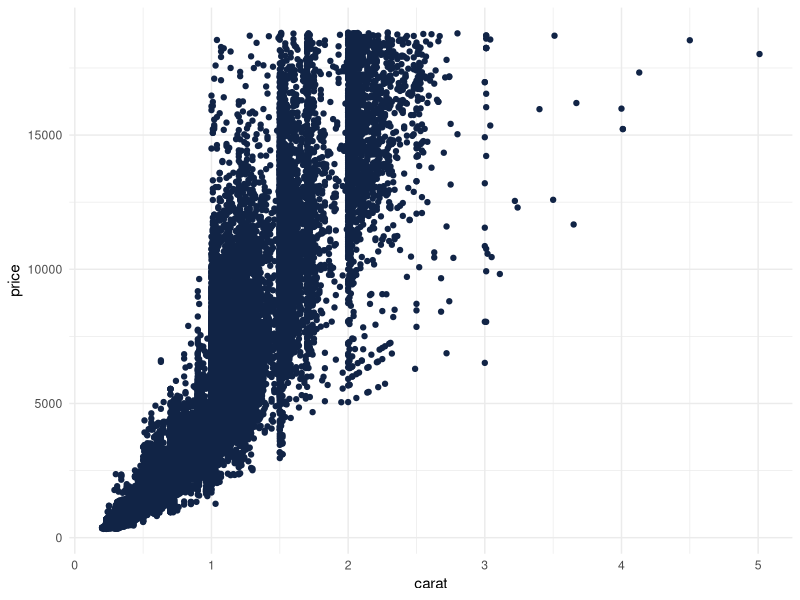
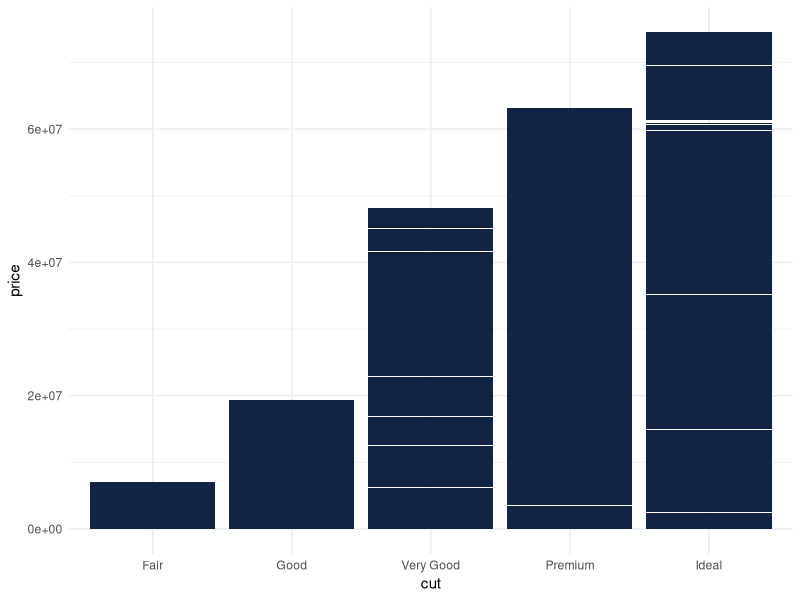
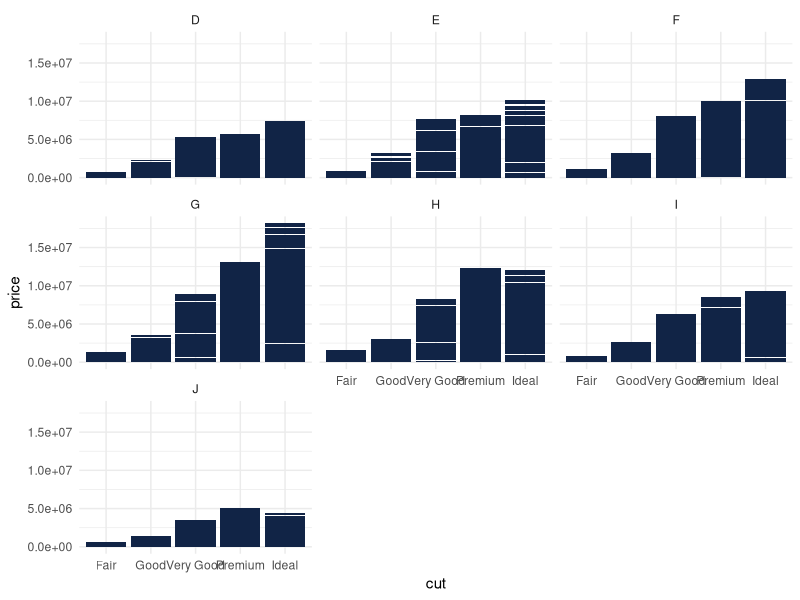

Source code (R) for these figures, in order: (Note: this script raises an error after producing the figures.)
## ---- chunk 1
library(tidyverse)
diamondsdata = as_tibble(diamonds)
str(diamondsdata)
## ---- chunk 2
#library(esquisse)

ggplot(diamondsdata) +
 aes(x = carat, y = price) +
 geom_point(shape = "circle", size = 1.5, colour = "#112446") +
 theme_minimal()
## ---- chunk 3
#esquisser()

ggplot(diamondsdata) +
 aes(x = cut, y = price) +
 geom_col(fill = "#112446") +
 theme_minimal()
## ---- chunk 4
#esquisser()

ggplot(diamondsdata) +
 aes(x = cut, y = price) +
 geom_col(fill = "#112446") +
 theme_minimal() +
 facet_wrap(vars(color))
## ---- chunk 5
str(InventoryData)
## ---- chunk 6
summary(InventoryData)
## ---- chunk 7
InventoryA = InventoryData %>% filter(Supplier == "A")
## ---- chunk 8
InventoryA = mutate(InventoryA, OnHandRatio = `On Hand` / `Annual Demand`)
## ---- chunk 9
avg_cost = InventoryA

avg_cost = InventoryA %>% group_by(`Item SKU`) %>% summarise(SKUAvgCost = mean(`Cost per Unit ($)`))
avg_cost
